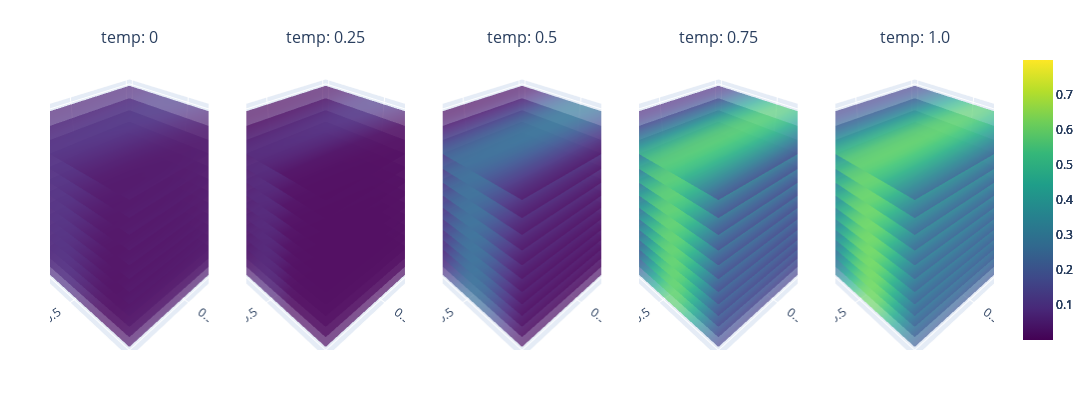

The code cell stored with this chart in its notebook:
### Code cell
random_seed = 0
iterations = 3
# Perform a random search on set_dataA for 5 random samples

iteration = np.arange(1, iterations+1)
batch_size = 15

# Iteration 0: Set up gp with initial data
original_bounds = torch.tensor([[30., 20., 75. , 33.], [600., 170., 100.,100.]], dtype=dtype, device=device)


x_inputs = all_data[['time','temp','sulf','anly'] ]
y_outputs = all_data["yield product"]
yvar_outputs = all_data["var yield"]
# Set the device and dtype
device = torch.device("cuda" if torch.cuda.is_available() else "cpu")
dtype = torch.float32
# Convert to torch tensors
x_all = torch.tensor(x_inputs.to_numpy(), dtype=torch.float32)
nx_all = normalize(x_all,original_bounds)
y_all = torch.tensor(y_outputs.values.reshape(-1, 1), dtype=torch.float32)
yvar_all = torch.tensor(yvar_outputs.values.reshape(-1, 1), dtype=torch.float32)

random.seed(5)
random_indices = random.sample(range(x_all.shape[0]), batch_size)
x_train = x_all[random_indices]
nx_train = normalize(x_train, bounds=original_bounds) # normalized data for training

y_train = y_all[random_indices]
y_train_var = yvar_all[random_indices]



# Remove x_train rows from x_inputs
# Convert x_train to numpy for comparison
x_train_np = x_train.cpu().numpy()
# Find all rows in x_inputs that are not in x_train
mask = ~x_inputs.apply(lambda row: ((x_train_np == row.values).all(axis=1)).any(), axis=1)
x_input_new = x_inputs[mask]
y_output_new = y_outputs[mask]
yvar_output_new = yvar_outputs[mask]
query = PoolObjectives(x_input_new, y_output_new ,yvar_output_new, columns=['time', 'temp', 'sulf', 'anly'])
# Step 1: Initialize your model
gp_model = Models(x_train=nx_train, y_train=y_train, y_train_var=y_train_var, bounds=original_bounds, batch_size=batch_size, objective=query)

# Step 2: Initialize Plotting class
variable_combinations = [('time', 'sulf', 'anly'), ('time', 'anly', 'sulf'), ('sulf', 'anly', 'time')]
plotting = Plotting(gp_model, variable_combinations=variable_combinations)

combination = variable_combinations[0]
minmax = [y_train.min(), y_train.max()]
plotting.sliced_plotting('ModelA',combination, minmax)

### Figure 1 — Plotly figure (JSON) as saved in the notebook; plotly's stock layout.template omitted (floating-point values rounded to 4 significant figures; data arrays with more than 128 entries replaced by an {"elided": "..."} marker saying what was removed)
{"data": [{"cmax": 0.7988, "cmin": 0.0004936, "colorscale": [[0, "#440154"], [0.1111, "#482878"], [0.2222, "#3e4989"], [0.3333, "#31688e"], [0.4444, "#26828e"], [0.5556, "#1f9e89"], [0.6667, "#35b779"], [0.7778, "#6ece58"], [0.8889, "#b5de2b"], [1, "#fde725"]], "opacity": 0.7, "scene": "scene", "showscale": true, "surfacecolor": {"elided": "20x20 float values"}, "type": "surface", "x": {"elided": "20x20 float values"}, "y": {"elided": "20x20 float values"}, "z": {"elided": "20x20 float values"}}, {"cmax": 0.7988, "cmin": 0.0004936, "colorscale": [[0, "#440154"], [0.1111, "#482878"], [0.2222, "#3e4989"], [0.3333, "#31688e"], [0.4444, "#26828e"], [0.5556, "#1f9e89"], [0.6667, "#35b779"], [0.7778, "#6ece58"], [0.8889, "#b5de2b"], [1, "#fde725"]], "opacity": 0.7, "scene": "scene2", "showscale": true, "surfacecolor": {"elided": "20x20 float values"}, "type": "surface", "x": {"elided": "20x20 float values"}, "y": {"elided": "20x20 float values"}, "z": {"elided": "20x20 float values"}}, {"cmax": 0.7988, "cmin": 0.0004936, "colorscale": [[0, "#440154"], [0.1111, "#482878"], [0.2222, "#3e4989"], [0.3333, "#31688e"], [0.4444, "#26828e"], [0.5556, "#1f9e89"], [0.6667, "#35b779"], [0.7778, "#6ece58"], [0.8889, "#b5de2b"], [1, "#fde725"]], "opacity": 0.7, "scene": "scene3", "showscale": true, "surfacecolor": {"elided": "20x20 float values"}, "type": "surface", "x": {"elided": "20x20 float values"}, "y": {"elided": "20x20 float values"}, "z": {"elided": "20x20 float values"}}, {"cmax": 0.7988, "cmin": 0.0004936, "colorscale": [[0, "#440154"], [0.1111, "#482878"], [0.2222, "#3e4989"], [0.3333, "#31688e"], [0.4444, "#26828e"], [0.5556, "#1f9e89"], [0.6667, "#35b779"], [0.7778, "#6ece58"], [0.8889, "#b5de2b"], [1, "#fde725"]], "opacity": 0.7, "scene": "scene4", "showscale": true, "surfacecolor": {"elided": "20x20 float values"}, "type": "surface", "x": {"elided": "20x20 float values"}, "y": {"elided": "20x20 float values"}, "z": {"elided": "20x20 float values"}}, {"cmax": 0.7988, "cmin": 0.0004936, "colorscale": [[0, "#440154"], [0.1111, "#482878"], [0.2222, "#3e4989"], [0.3333, "#31688e"], [0.4444, "#26828e"], [0.5556, "#1f9e89"], [0.6667, "#35b779"], [0.7778, "#6ece58"], [0.8889, "#b5de2b"], [1, "#fde725"]], "opacity": 0.7, "scene": "scene5", "showscale": true, "surfacecolor": {"elided": "20x20 float values"}, "type": "surface", "x": {"elided": "20x20 float values"}, "y": {"elided": "20x20 float values"}, "z": {"elided": "20x20 float values"}}, {"cmax": 0.7988, "cmin": 0.0004936, "colorscale": [[0, "#440154"], [0.1111, "#482878"], [0.2222, "#3e4989"], [0.3333, "#31688e"], [0.4444, "#26828e"], [0.5556, "#1f9e89"], [0.6667, "#35b779"], [0.7778, "#6ece58"], [0.8889, "#b5de2b"], [1, "#fde725"]], "opacity": 0.7, "scene": "scene", "showscale": false, "surfacecolor": {"elided": "20x20 float values"}, "type": "surface", "x": {"elided": "20x20 float values"}, "y": {"elided": "20x20 float values"}, "z": {"elided": "20x20 float values"}}, {"cmax": 0.7988, "cmin": 0.0004936, "colorscale": [[0, "#440154"], [0.1111, "#482878"], [0.2222, "#3e4989"], [0.3333, "#31688e"], [0.4444, "#26828e"], [0.5556, "#1f9e89"], [0.6667, "#35b779"], [0.7778, "#6ece58"], [0.8889, "#b5de2b"], [1, "#fde725"]], "opacity": 0.7, "scene": "scene2", "showscale": false, "surfacecolor": {"elided": "20x20 float values"}, "type": "surface", "x": {"elided": "20x20 float values"}, "y": {"elided": "20x20 float values"}, "z": {"elided": "20x20 float values"}}, {"cmax": 0.7988, "cmin": 0.0004936, "colorscale": [[0, "#440154"], [0.1111, "#482878"], [0.2222, "#3e4989"], [0.3333, "#31688e"], [0.4444, "#26828e"], [0.5556, "#1f9e89"], [0.6667, "#35b779"], [0.7778, "#6ece58"], [0.8889, "#b5de2b"], [1, "#fde725"]], "opacity": 0.7, "scene": "scene3", "showscale": false, "surfacecolor": {"elided": "20x20 float values"}, "type": "surface", "x": {"elided": "20x20 float values"}, "y": {"elided": "20x20 float values"}, "z": {"elided": "20x20 float values"}}, {"cmax": 0.7988, "cmin": 0.0004936, "colorscale": [[0, "#440154"], [0.1111, "#482878"], [0.2222, "#3e4989"], [0.3333, "#31688e"], [0.4444, "#26828e"], [0.5556, "#1f9e89"], [0.6667, "#35b779"], [0.7778, "#6ece58"], [0.8889, "#b5de2b"], [1, "#fde725"]], "opacity": 0.7, "scene": "scene4", "showscale": false, "surfacecolor": {"elided": "20x20 float values"}, "type": "surface", "x": {"elided": "20x20 float values"}, "y": {"elided": "20x20 float values"}, "z": {"elided": "20x20 float values"}}, {"cmax": 0.7988, "cmin": 0.0004936, "colorscale": [[0, "#440154"], [0.1111, "#482878"], [0.2222, "#3e4989"], [0.3333, "#31688e"], [0.4444, "#26828e"], [0.5556, "#1f9e89"], [0.6667, "#35b779"], [0.7778, "#6ece58"], [0.8889, "#b5de2b"], [1, "#fde725"]], "opacity": 0.7, "scene": "scene5", "showscale": false, "surfacecolor": {"elided": "20x20 float values"}, "type": "surface", "x": {"elided": "20x20 float values"}, "y": {"elided": "20x20 float values"}, "z": {"elided": "20x20 float values"}}, {"cmax": 0.7988, "cmin": 0.0004936, "colorscale": [[0, "#440154"], [0.1111, "#482878"], [0.2222, "#3e4989"], [0.3333, "#31688e"], [0.4444, "#26828e"], [0.5556, "#1f9e89"], [0.6667, "#35b779"], [0.7778, "#6ece58"], [0.8889, "#b5de2b"], [1, "#fde725"]], "opacity": 0.7, "scene": "scene", "showscale": false, "surfacecolor": {"elided": "20x20 float values"}, "type": "surface", "x": {"elided": "20x20 float values"}, "y": {"elided": "20x20 float values"}, "z": {"elided": "20x20 float values"}}, {"cmax": 0.7988, "cmin": 0.0004936, "colorscale": [[0, "#440154"], [0.1111, "#482878"], [0.2222, "#3e4989"], [0.3333, "#31688e"], [0.4444, "#26828e"], [0.5556, "#1f9e89"], [0.6667, "#35b779"], [0.7778, "#6ece58"], [0.8889, "#b5de2b"], [1, "#fde725"]], "opacity": 0.7, "scene": "scene2", "showscale": false, "surfacecolor": {"elided": "20x20 float values"}, "type": "surface", "x": {"elided": "20x20 float values"}, "y": {"elided": "20x20 float values"}, "z": {"elided": "20x20 float values"}}, {"cmax": 0.7988, "cmin": 0.0004936, "colorscale": [[0, "#440154"], [0.1111, "#482878"], [0.2222, "#3e4989"], [0.3333, "#31688e"], [0.4444, "#26828e"], [0.5556, "#1f9e89"], [0.6667, "#35b779"], [0.7778, "#6ece58"], [0.8889, "#b5de2b"], [1, "#fde725"]], "opacity": 0.7, "scene": "scene3", "showscale": false, "surfacecolor": {"elided": "20x20 float values"}, "type": "surface", "x": {"elided": "20x20 float values"}, "y": {"elided": "20x20 float values"}, "z": {"elided": "20x20 float values"}}, {"cmax": 0.7988, "cmin": 0.0004936, "colorscale": [[0, "#440154"], [0.1111, "#482878"], [0.2222, "#3e4989"], [0.3333, "#31688e"], [0.4444, "#26828e"], [0.5556, "#1f9e89"], [0.6667, "#35b779"], [0.7778, "#6ece58"], [0.8889, "#b5de2b"], [1, "#fde725"]], "opacity": 0.7, "scene": "scene4", "showscale": false, "surfacecolor": {"elided": "20x20 float values"}, "type": "surface", "x": {"elided": "20x20 float values"}, "y": {"elided": "20x20 float values"}, "z": {"elided": "20x20 float values"}}, {"cmax": 0.7988, "cmin": 0.0004936, "colorscale": [[0, "#440154"], [0.1111, "#482878"], [0.2222, "#3e4989"], [0.3333, "#31688e"], [0.4444, "#26828e"], [0.5556, "#1f9e89"], [0.6667, "#35b779"], [0.7778, "#6ece58"], [0.8889, "#b5de2b"], [1, "#fde725"]], "opacity": 0.7, "scene": "scene5", "showscale": false, "surfacecolor": {"elided": "20x20 float values"}, "type": "surface", "x": {"elided": "20x20 float values"}, "y": {"elided": "20x20 float values"}, "z": {"elided": "20x20 float values"}}, {"cmax": 0.7988, "cmin": 0.0004936, "colorscale": [[0, "#440154"], [0.1111, "#482878"], [0.2222, "#3e4989"], [0.3333, "#31688e"], [0.4444, "#26828e"], [0.5556, "#1f9e89"], [0.6667, "#35b779"], [0.7778, "#6ece58"], [0.8889, "#b5de2b"], [1, "#fde725"]], "opacity": 0.7, "scene": "scene", "showscale": false, "surfacecolor": {"elided": "20x20 float values"}, "type": "surface", "x": {"elided": "20x20 float values"}, "y": {"elided": "20x20 float values"}, "z": {"elided": "20x20 float values"}}, {"cmax": 0.7988, "cmin": 0.0004936, "colorscale": [[0, "#440154"], [0.1111, "#482878"], [0.2222, "#3e4989"], [0.3333, "#31688e"], [0.4444, "#26828e"], [0.5556, "#1f9e89"], [0.6667, "#35b779"], [0.7778, "#6ece58"], [0.8889, "#b5de2b"], [1, "#fde725"]], "opacity": 0.7, "scene": "scene2", "showscale": false, "surfacecolor": {"elided": "20x20 float values"}, "type": "surface", "x": {"elided": "20x20 float values"}, "y": {"elided": "20x20 float values"}, "z": {"elided": "20x20 float values"}}, {"cmax": 0.7988, "cmin": 0.0004936, "colorscale": [[0, "#440154"], [0.1111, "#482878"], [0.2222, "#3e4989"], [0.3333, "#31688e"], [0.4444, "#26828e"], [0.5556, "#1f9e89"], [0.6667, "#35b779"], [0.7778, "#6ece58"], [0.8889, "#b5de2b"], [1, "#fde725"]], "opacity": 0.7, "scene": "scene3", "showscale": false, "surfacecolor": {"elided": "20x20 float values"}, "type": "surface", "x": {"elided": "20x20 float values"}, "y": {"elided": "20x20 float values"}, "z": {"elided": "20x20 float values"}}, {"cmax": 0.7988, "cmin": 0.0004936, "colorscale": [[0, "#440154"], [0.1111, "#482878"], [0.2222, "#3e4989"], [0.3333, "#31688e"], [0.4444, "#26828e"], [0.5556, "#1f9e89"], [0.6667, "#35b779"], [0.7778, "#6ece58"], [0.8889, "#b5de2b"], [1, "#fde725"]], "opacity": 0.7, "scene": "scene4", "showscale": false, "surfacecolor": {"elided": "20x20 float values"}, "type": "surface", "x": {"elided": "20x20 float values"}, "y": {"elided": "20x20 float values"}, "z": {"elided": "20x20 float values"}}, {"cmax": 0.7988, "cmin": 0.0004936, "colorscale": [[0, "#440154"], [0.1111, "#482878"], [0.2222, "#3e4989"], [0.3333, "#31688e"], [0.4444, "#26828e"], [0.5556, "#1f9e89"], [0.6667, "#35b779"], [0.7778, "#6ece58"], [0.8889, "#b5de2b"], [1, "#fde725"]], "opacity": 0.7, "scene": "scene5", "showscale": false, "surfacecolor": {"elided": "20x20 float values"}, "type": "surface", "x": {"elided": "20x20 float values"}, "y": {"elided": "20x20 float values"}, "z": {"elided": "20x20 float values"}}, {"cmax": 0.7988, "cmin": 0.0004936, "colorscale": [[0, "#440154"], [0.1111, "#482878"], [0.2222, "#3e4989"], [0.3333, "#31688e"], [0.4444, "#26828e"], [0.5556, "#1f9e89"], [0.6667, "#35b779"], [0.7778, "#6ece58"], [0.8889, "#b5de2b"], [1, "#fde725"]], "opacity": 0.7, "scene": "scene", "showscale": false, "surfacecolor": {"elided": "20x20 float values"}, "type": "surface", "x": {"elided": "20x20 float values"}, "y": {"elided": "20x20 float values"}, "z": {"elided": "20x20 float values"}}, {"cmax": 0.7988, "cmin": 0.0004936, "colorscale": [[0, "#440154"], [0.1111, "#482878"], [0.2222, "#3e4989"], [0.3333, "#31688e"], [0.4444, "#26828e"], [0.5556, "#1f9e89"], [0.6667, "#35b779"], [0.7778, "#6ece58"], [0.8889, "#b5de2b"], [1, "#fde725"]], "opacity": 0.7, "scene": "scene2", "showscale": false, "surfacecolor": {"elided": "20x20 float values"}, "type": "surface", "x": {"elided": "20x20 float values"}, "y": {"elided": "20x20 float values"}, "z": {"elided": "20x20 float values"}}, {"cmax": 0.7988, "cmin": 0.0004936, "colorscale": [[0, "#440154"], [0.1111, "#482878"], [0.2222, "#3e4989"], [0.3333, "#31688e"], [0.4444, "#26828e"], [0.5556, "#1f9e89"], [0.6667, "#35b779"], [0.7778, "#6ece58"], [0.8889, "#b5de2b"], [1, "#fde725"]], "opacity": 0.7, "scene": "scene3", "showscale": false, "surfacecolor": {"elided": "20x20 float values"}, "type": "surface", "x": {"elided": "20x20 float values"}, "y": {"elided": "20x20 float values"}, "z": {"elided": "20x20 float values"}}, {"cmax": 0.7988, "cmin": 0.0004936, "colorscale": [[0, "#440154"], [0.1111, "#482878"], [0.2222, "#3e4989"], [0.3333, "#31688e"], [0.4444, "#26828e"], [0.5556, "#1f9e89"], [0.6667, "#35b779"], [0.7778, "#6ece58"], [0.8889, "#b5de2b"], [1, "#fde725"]], "opacity": 0.7, "scene": "scene4", "showscale": false, "surfacecolor": {"elided": "20x20 float values"}, "type": "surface", "x": {"elided": "20x20 float values"}, "y": {"elided": "20x20 float values"}, "z": {"elided": "20x20 float values"}}, {"cmax": 0.7988, "cmin": 0.0004936, "colorscale": [[0, "#440154"], [0.1111, "#482878"], [0.2222, "#3e4989"], [0.3333, "#31688e"], [0.4444, "#26828e"], [0.5556, "#1f9e89"], [0.6667, "#35b779"], [0.7778, "#6ece58"], [0.8889, "#b5de2b"], [1, "#fde725"]], "opacity": 0.7, "scene": "scene5", "showscale": false, "surfacecolor": {"elided": "20x20 float values"}, "type": "surface", "x": {"elided": "20x20 float values"}, "y": {"elided": "20x20 float values"}, "z": {"elided": "20x20 float values"}}, {"cmax": 0.7988, "cmin": 0.0004936, "colorscale": [[0, "#440154"], [0.1111, "#482878"], [0.2222, "#3e4989"], [0.3333, "#31688e"], [0.4444, "#26828e"], [0.5556, "#1f9e89"], [0.6667, "#35b779"], [0.7778, "#6ece58"], [0.8889, "#b5de2b"], [1, "#fde725"]], "opacity": 0.7, "scene": "scene", "showscale": false, "surfacecolor": {"elided": "20x20 float values"}, "type": "surface", "x": {"elided": "20x20 float values"}, "y": {"elided": "20x20 float values"}, "z": {"elided": "20x20 float values"}}, {"cmax": 0.7988, "cmin": 0.0004936, "colorscale": [[0, "#440154"], [0.1111, "#482878"], [0.2222, "#3e4989"], [0.3333, "#31688e"], [0.4444, "#26828e"], [0.5556, "#1f9e89"], [0.6667, "#35b779"], [0.7778, "#6ece58"], [0.8889, "#b5de2b"], [1, "#fde725"]], "opacity": 0.7, "scene": "scene2", "showscale": false, "surfacecolor": {"elided": "20x20 float values"}, "type": "surface", "x": {"elided": "20x20 float values"}, "y": {"elided": "20x20 float values"}, "z": {"elided": "20x20 float values"}}, {"cmax": 0.7988, "cmin": 0.0004936, "colorscale": [[0, "#440154"], [0.1111, "#482878"], [0.2222, "#3e4989"], [0.3333, "#31688e"], [0.4444, "#26828e"], [0.5556, "#1f9e89"], [0.6667, "#35b779"], [0.7778, "#6ece58"], [0.8889, "#b5de2b"], [1, "#fde725"]], "opacity": 0.7, "scene": "scene3", "showscale": false, "surfacecolor": {"elided": "20x20 float values"}, "type": "surface", "x": {"elided": "20x20 float values"}, "y": {"elided": "20x20 float values"}, "z": {"elided": "20x20 float values"}}, {"cmax": 0.7988, "cmin": 0.0004936, "colorscale": [[0, "#440154"], [0.1111, "#482878"], [0.2222, "#3e4989"], [0.3333, "#31688e"], [0.4444, "#26828e"], [0.5556, "#1f9e89"], [0.6667, "#35b779"], [0.7778, "#6ece58"], [0.8889, "#b5de2b"], [1, "#fde725"]], "opacity": 0.7, "scene": "scene4", "showscale": false, "surfacecolor": {"elided": "20x20 float values"}, "type": "surface", "x": {"elided": "20x20 float values"}, "y": {"elided": "20x20 float values"}, "z": {"elided": "20x20 float values"}}, {"cmax": 0.7988, "cmin": 0.0004936, "colorscale": [[0, "#440154"], [0.1111, "#482878"], [0.2222, "#3e4989"], [0.3333, "#31688e"], [0.4444, "#26828e"], [0.5556, "#1f9e89"], [0.6667, "#35b779"], [0.7778, "#6ece58"], [0.8889, "#b5de2b"], [1, "#fde725"]], "opacity": 0.7, "scene": "scene5", "showscale": false, "surfacecolor": {"elided": "20x20 float values"}, "type": "surface", "x": {"elided": "20x20 float values"}, "y": {"elided": "20x20 float values"}, "z": {"elided": "20x20 float values"}}, {"cmax": 0.7988, "cmin": 0.0004936, "colorscale": [[0, "#440154"], [0.1111, "#482878"], [0.2222, "#3e4989"], [0.3333, "#31688e"], [0.4444, "#26828e"], [0.5556, "#1f9e89"], [0.6667, "#35b779"], [0.7778, "#6ece58"], [0.8889, "#b5de2b"], [1, "#fde725"]], "opacity": 0.7, "scene": "scene", "showscale": false, "surfacecolor": {"elided": "20x20 float values"}, "type": "surface", "x": {"elided": "20x20 float values"}, "y": {"elided": "20x20 float values"}, "z": {"elided": "20x20 float values"}}, {"cmax": 0.7988, "cmin": 0.0004936, "colorscale": [[0, "#440154"], [0.1111, "#482878"], [0.2222, "#3e4989"], [0.3333, "#31688e"], [0.4444, "#26828e"], [0.5556, "#1f9e89"], [0.6667, "#35b779"], [0.7778, "#6ece58"], [0.8889, "#b5de2b"], [1, "#fde725"]], "opacity": 0.7, "scene": "scene2", "showscale": false, "surfacecolor": {"elided": "20x20 float values"}, "type": "surface", "x": {"elided": "20x20 float values"}, "y": {"elided": "20x20 float values"}, "z": {"elided": "20x20 float values"}}, {"cmax": 0.7988, "cmin": 0.0004936, "colorscale": [[0, "#440154"], [0.1111, "#482878"], [0.2222, "#3e4989"], [0.3333, "#31688e"], [0.4444, "#26828e"], [0.5556, "#1f9e89"], [0.6667, "#35b779"], [0.7778, "#6ece58"], [0.8889, "#b5de2b"], [1, "#fde725"]], "opacity": 0.7, "scene": "scene3", "showscale": false, "surfacecolor": {"elided": "20x20 float values"}, "type": "surface", "x": {"elided": "20x20 float values"}, "y": {"elided": "20x20 float values"}, "z": {"elided": "20x20 float values"}}, {"cmax": 0.7988, "cmin": 0.0004936, "colorscale": [[0, "#440154"], [0.1111, "#482878"], [0.2222, "#3e4989"], [0.3333, "#31688e"], [0.4444, "#26828e"], [0.5556, "#1f9e89"], [0.6667, "#35b779"], [0.7778, "#6ece58"], [0.8889, "#b5de2b"], [1, "#fde725"]], "opacity": 0.7, "scene": "scene4", "showscale": false, "surfacecolor": {"elided": "20x20 float values"}, "type": "surface", "x": {"elided": "20x20 float values"}, "y": {"elided": "20x20 float values"}, "z": {"elided": "20x20 float values"}}, {"cmax": 0.7988, "cmin": 0.0004936, "colorscale": [[0, "#440154"], [0.1111, "#482878"], [0.2222, "#3e4989"], [0.3333, "#31688e"], [0.4444, "#26828e"], [0.5556, "#1f9e89"], [0.6667, "#35b779"], [0.7778, "#6ece58"], [0.8889, "#b5de2b"], [1, "#fde725"]], "opacity": 0.7, "scene": "scene5", "showscale": false, "surfacecolor": {"elided": "20x20 float values"}, "type": "surface", "x": {"elided": "20x20 float values"}, "y": {"elided": "20x20 float values"}, "z": {"elided": "20x20 float values"}}, {"cmax": 0.7988, "cmin": 0.0004936, "colorscale": [[0, "#440154"], [0.1111, "#482878"], [0.2222, "#3e4989"], [0.3333, "#31688e"], [0.4444, "#26828e"], [0.5556, "#1f9e89"], [0.6667, "#35b779"], [0.7778, "#6ece58"], [0.8889, "#b5de2b"], [1, "#fde725"]], "opacity": 0.7, "scene": "scene", "showscale": false, "surfacecolor": {"elided": "20x20 float values"}, "type": "surface", "x": {"elided": "20x20 float values"}, "y": {"elided": "20x20 float values"}, "z": {"elided": "20x20 float values"}}, {"cmax": 0.7988, "cmin": 0.0004936, "colorscale": [[0, "#440154"], [0.1111, "#482878"], [0.2222, "#3e4989"], [0.3333, "#31688e"], [0.4444, "#26828e"], [0.5556, "#1f9e89"], [0.6667, "#35b779"], [0.7778, "#6ece58"], [0.8889, "#b5de2b"], [1, "#fde725"]], "opacity": 0.7, "scene": "scene2", "showscale": false, "surfacecolor": {"elided": "20x20 float values"}, "type": "surface", "x": {"elided": "20x20 float values"}, "y": {"elided": "20x20 float values"}, "z": {"elided": "20x20 float values"}}, {"cmax": 0.7988, "cmin": 0.0004936, "colorscale": [[0, "#440154"], [0.1111, "#482878"], [0.2222, "#3e4989"], [0.3333, "#31688e"], [0.4444, "#26828e"], [0.5556, "#1f9e89"], [0.6667, "#35b779"], [0.7778, "#6ece58"], [0.8889, "#b5de2b"], [1, "#fde725"]], "opacity": 0.7, "scene": "scene3", "showscale": false, "surfacecolor": {"elided": "20x20 float values"}, "type": "surface", "x": {"elided": "20x20 float values"}, "y": {"elided": "20x20 float values"}, "z": {"elided": "20x20 float values"}}, {"cmax": 0.7988, "cmin": 0.0004936, "colorscale": [[0, "#440154"], [0.1111, "#482878"], [0.2222, "#3e4989"], [0.3333, "#31688e"], [0.4444, "#26828e"], [0.5556, "#1f9e89"], [0.6667, "#35b779"], [0.7778, "#6ece58"], [0.8889, "#b5de2b"], [1, "#fde725"]], "opacity": 0.7, "scene": "scene4", "showscale": false, "surfacecolor": {"elided": "20x20 float values"}, "type": "surface", "x": {"elided": "20x20 float values"}, "y": {"elided": "20x20 float values"}, "z": {"elided": "20x20 float values"}}, {"cmax": 0.7988, "cmin": 0.0004936, "colorscale": [[0, "#440154"], [0.1111, "#482878"], [0.2222, "#3e4989"], [0.3333, "#31688e"], [0.4444, "#26828e"], [0.5556, "#1f9e89"], [0.6667, "#35b779"], [0.7778, "#6ece58"], [0.8889, "#b5de2b"], [1, "#fde725"]], "opacity": 0.7, "scene": "scene5", "showscale": false, "surfacecolor": {"elided": "20x20 float values"}, "type": "surface", "x": {"elided": "20x20 float values"}, "y": {"elided": "20x20 float values"}, "z": {"elided": "20x20 float values"}}, {"cmax": 0.7988, "cmin": 0.0004936, "colorscale": [[0, "#440154"], [0.1111, "#482878"], [0.2222, "#3e4989"], [0.3333, "#31688e"], [0.4444, "#26828e"], [0.5556, "#1f9e89"], [0.6667, "#35b779"], [0.7778, "#6ece58"], [0.8889, "#b5de2b"], [1, "#fde725"]], "opacity": 0.7, "scene": "scene", "showscale": false, "surfacecolor": {"elided": "20x20 float values"}, "type": "surface", "x": {"elided": "20x20 float values"}, "y": {"elided": "20x20 float values"}, "z": {"elided": "20x20 float values"}}, {"cmax": 0.7988, "cmin": 0.0004936, "colorscale": [[0, "#440154"], [0.1111, "#482878"], [0.2222, "#3e4989"], [0.3333, "#31688e"], [0.4444, "#26828e"], [0.5556, "#1f9e89"], [0.6667, "#35b779"], [0.7778, "#6ece58"], [0.8889, "#b5de2b"], [1, "#fde725"]], "opacity": 0.7, "scene": "scene2", "showscale": false, "surfacecolor": {"elided": "20x20 float values"}, "type": "surface", "x": {"elided": "20x20 float values"}, "y": {"elided": "20x20 float values"}, "z": {"elided": "20x20 float values"}}, {"cmax": 0.7988, "cmin": 0.0004936, "colorscale": [[0, "#440154"], [0.1111, "#482878"], [0.2222, "#3e4989"], [0.3333, "#31688e"], [0.4444, "#26828e"], [0.5556, "#1f9e89"], [0.6667, "#35b779"], [0.7778, "#6ece58"], [0.8889, "#b5de2b"], [1, "#fde725"]], "opacity": 0.7, "scene": "scene3", "showscale": false, "surfacecolor": {"elided": "20x20 float values"}, "type": "surface", "x": {"elided": "20x20 float values"}, "y": {"elided": "20x20 float values"}, "z": {"elided": "20x20 float values"}}, {"cmax": 0.7988, "cmin": 0.0004936, "colorscale": [[0, "#440154"], [0.1111, "#482878"], [0.2222, "#3e4989"], [0.3333, "#31688e"], [0.4444, "#26828e"], [0.5556, "#1f9e89"], [0.6667, "#35b779"], [0.7778, "#6ece58"], [0.8889, "#b5de2b"], [1, "#fde725"]], "opacity": 0.7, "scene": "scene4", "showscale": false, "surfacecolor": {"elided": "20x20 float values"}, "type": "surface", "x": {"elided": "20x20 float values"}, "y": {"elided": "20x20 float values"}, "z": {"elided": "20x20 float values"}}, {"cmax": 0.7988, "cmin": 0.0004936, "colorscale": [[0, "#440154"], [0.1111, "#482878"], [0.2222, "#3e4989"], [0.3333, "#31688e"], [0.4444, "#26828e"], [0.5556, "#1f9e89"], [0.6667, "#35b779"], [0.7778, "#6ece58"], [0.8889, "#b5de2b"], [1, "#fde725"]], "opacity": 0.7, "scene": "scene5", "showscale": false, "surfacecolor": {"elided": "20x20 float values"}, "type": "surface", "x": {"elided": "20x20 float values"}, "y": {"elided": "20x20 float values"}, "z": {"elided": "20x20 float values"}}, {"cmax": 0.7988, "cmin": 0.0004936, "colorscale": [[0, "#440154"], [0.1111, "#482878"], [0.2222, "#3e4989"], [0.3333, "#31688e"], [0.4444, "#26828e"], [0.5556, "#1f9e89"], [0.6667, "#35b779"], [0.7778, "#6ece58"], [0.8889, "#b5de2b"], [1, "#fde725"]], "opacity": 0.7, "scene": "scene", "showscale": false, "surfacecolor": {"elided": "20x20 float values"}, "type": "surface", "x": {"elided": "20x20 float values"}, "y": {"elided": "20x20 float values"}, "z": {"elided": "20x20 float values"}}, {"cmax": 0.7988, "cmin": 0.0004936, "colorscale": [[0, "#440154"], [0.1111, "#482878"], [0.2222, "#3e4989"], [0.3333, "#31688e"], [0.4444, "#26828e"], [0.5556, "#1f9e89"], [0.6667, "#35b779"], [0.7778, "#6ece58"], [0.8889, "#b5de2b"], [1, "#fde725"]], "opacity": 0.7, "scene": "scene2", "showscale": false, "surfacecolor": {"elided": "20x20 float values"}, "type": "surface", "x": {"elided": "20x20 float values"}, "y": {"elided": "20x20 float values"}, "z": {"elided": "20x20 float values"}}, {"cmax": 0.7988, "cmin": 0.0004936, "colorscale": [[0, "#440154"], [0.1111, "#482878"], [0.2222, "#3e4989"], [0.3333, "#31688e"], [0.4444, "#26828e"], [0.5556, "#1f9e89"], [0.6667, "#35b779"], [0.7778, "#6ece58"], [0.8889, "#b5de2b"], [1, "#fde725"]], "opacity": 0.7, "scene": "scene3", "showscale": false, "surfacecolor": {"elided": "20x20 float values"}, "type": "surface", "x": {"elided": "20x20 float values"}, "y": {"elided": "20x20 float values"}, "z": {"elided": "20x20 float values"}}, {"cmax": 0.7988, "cmin": 0.0004936, "colorscale": [[0, "#440154"], [0.1111, "#482878"], [0.2222, "#3e4989"], [0.3333, "#31688e"], [0.4444, "#26828e"], [0.5556, "#1f9e89"], [0.6667, "#35b779"], [0.7778, "#6ece58"], [0.8889, "#b5de2b"], [1, "#fde725"]], "opacity": 0.7, "scene": "scene4", "showscale": false, "surfacecolor": {"elided": "20x20 float values"}, "type": "surface", "x": {"elided": "20x20 float values"}, "y": {"elided": "20x20 float values"}, "z": {"elided": "20x20 float values"}}, {"cmax": 0.7988, "cmin": 0.0004936, "colorscale": [[0, "#440154"], [0.1111, "#482878"], [0.2222, "#3e4989"], [0.3333, "#31688e"], [0.4444, "#26828e"], [0.5556, "#1f9e89"], [0.6667, "#35b779"], [0.7778, "#6ece58"], [0.8889, "#b5de2b"], [1, "#fde725"]], "opacity": 0.7, "scene": "scene5", "showscale": false, "surfacecolor": {"elided": "20x20 float values"}, "type": "surface", "x": {"elided": "20x20 float values"}, "y": {"elided": "20x20 float values"}, "z": {"elided": "20x20 float values"}}, {"cmax": 0.7988, "cmin": 0.0004936, "colorscale": [[0, "#440154"], [0.1111, "#482878"], [0.2222, "#3e4989"], [0.3333, "#31688e"], [0.4444, "#26828e"], [0.5556, "#1f9e89"], [0.6667, "#35b779"], [0.7778, "#6ece58"], [0.8889, "#b5de2b"], [1, "#fde725"]], "opacity": 0.7, "scene": "scene", "showscale": false, "surfacecolor": {"elided": "20x20 float values"}, "type": "surface", "x": {"elided": "20x20 float values"}, "y": {"elided": "20x20 float values"}, "z": {"elided": "20x20 float values"}}, {"cmax": 0.7988, "cmin": 0.0004936, "colorscale": [[0, "#440154"], [0.1111, "#482878"], [0.2222, "#3e4989"], [0.3333, "#31688e"], [0.4444, "#26828e"], [0.5556, "#1f9e89"], [0.6667, "#35b779"], [0.7778, "#6ece58"], [0.8889, "#b5de2b"], [1, "#fde725"]], "opacity": 0.7, "scene": "scene2", "showscale": false, "surfacecolor": {"elided": "20x20 float values"}, "type": "surface", "x": {"elided": "20x20 float values"}, "y": {"elided": "20x20 float values"}, "z": {"elided": "20x20 float values"}}, {"cmax": 0.7988, "cmin": 0.0004936, "colorscale": [[0, "#440154"], [0.1111, "#482878"], [0.2222, "#3e4989"], [0.3333, "#31688e"], [0.4444, "#26828e"], [0.5556, "#1f9e89"], [0.6667, "#35b779"], [0.7778, "#6ece58"], [0.8889, "#b5de2b"], [1, "#fde725"]], "opacity": 0.7, "scene": "scene3", "showscale": false, "surfacecolor": {"elided": "20x20 float values"}, "type": "surface", "x": {"elided": "20x20 float values"}, "y": {"elided": "20x20 float values"}, "z": {"elided": "20x20 float values"}}, {"cmax": 0.7988, "cmin": 0.0004936, "colorscale": [[0, "#440154"], [0.1111, "#482878"], [0.2222, "#3e4989"], [0.3333, "#31688e"], [0.4444, "#26828e"], [0.5556, "#1f9e89"], [0.6667, "#35b779"], [0.7778, "#6ece58"], [0.8889, "#b5de2b"], [1, "#fde725"]], "opacity": 0.7, "scene": "scene4", "showscale": false, "surfacecolor": {"elided": "20x20 float values"}, "type": "surface", "x": {"elided": "20x20 float values"}, "y": {"elided": "20x20 float values"}, "z": {"elided": "20x20 float values"}}, {"cmax": 0.7988, "cmin": 0.0004936, "colorscale": [[0, "#440154"], [0.1111, "#482878"], [0.2222, "#3e4989"], [0.3333, "#31688e"], [0.4444, "#26828e"], [0.5556, "#1f9e89"], [0.6667, "#35b779"], [0.7778, "#6ece58"], [0.8889, "#b5de2b"], [1, "#fde725"]], "opacity": 0.7, "scene": "scene5", "showscale": false, "surfacecolor": {"elided": "20x20 float values"}, "type": "surface", "x": {"elided": "20x20 float values"}, "y": {"elided": "20x20 float values"}, "z": {"elided": "20x20 float values"}}, {"cmax": 0.7988, "cmin": 0.0004936, "colorscale": [[0, "#440154"], [0.1111, "#482878"], [0.2222, "#3e4989"], [0.3333, "#31688e"], [0.4444, "#26828e"], [0.5556, "#1f9e89"], [0.6667, "#35b779"], [0.7778, "#6ece58"], [0.8889, "#b5de2b"], [1, "#fde725"]], "opacity": 0.7, "scene": "scene", "showscale": false, "surfacecolor": {"elided": "20x20 float values"}, "type": "surface", "x": {"elided": "20x20 float values"}, "y": {"elided": "20x20 float values"}, "z": {"elided": "20x20 float values"}}, {"cmax": 0.7988, "cmin": 0.0004936, "colorscale": [[0, "#440154"], [0.1111, "#482878"], [0.2222, "#3e4989"], [0.3333, "#31688e"], [0.4444, "#26828e"], [0.5556, "#1f9e89"], [0.6667, "#35b779"], [0.7778, "#6ece58"], [0.8889, "#b5de2b"], [1, "#fde725"]], "opacity": 0.7, "scene": "scene2", "showscale": false, "surfacecolor": {"elided": "20x20 float values"}, "type": "surface", "x": {"elided": "20x20 float values"}, "y": {"elided": "20x20 float values"}, "z": {"elided": "20x20 float values"}}, {"cmax": 0.7988, "cmin": 0.0004936, "colorscale": [[0, "#440154"], [0.1111, "#482878"], [0.2222, "#3e4989"], [0.3333, "#31688e"], [0.4444, "#26828e"], [0.5556, "#1f9e89"], [0.6667, "#35b779"], [0.7778, "#6ece58"], [0.8889, "#b5de2b"], [1, "#fde725"]], "opacity": 0.7, "scene": "scene3", "showscale": false, "surfacecolor": {"elided": "20x20 float values"}, "type": "surface", "x": {"elided": "20x20 float values"}, "y": {"elided": "20x20 float values"}, "z": {"elided": "20x20 float values"}}, {"cmax": 0.7988, "cmin": 0.0004936, "colorscale": [[0, "#440154"], [0.1111, "#482878"], [0.2222, "#3e4989"], [0.3333, "#31688e"], [0.4444, "#26828e"], [0.5556, "#1f9e89"], [0.6667, "#35b779"], [0.7778, "#6ece58"], [0.8889, "#b5de2b"], [1, "#fde725"]], "opacity": 0.7, "scene": "scene4", "showscale": false, "surfacecolor": {"elided": "20x20 float values"}, "type": "surface", "x": {"elided": "20x20 float values"}, "y": {"elided": "20x20 float values"}, "z": {"elided": "20x20 float values"}}, {"cmax": 0.7988, "cmin": 0.0004936, "colorscale": [[0, "#440154"], [0.1111, "#482878"], [0.2222, "#3e4989"], [0.3333, "#31688e"], [0.4444, "#26828e"], [0.5556, "#1f9e89"], [0.6667, "#35b779"], [0.7778, "#6ece58"], [0.8889, "#b5de2b"], [1, "#fde725"]], "opacity": 0.7, "scene": "scene5", "showscale": false, "surfacecolor": {"elided": "20x20 float values"}, "type": "surface", "x": {"elided": "20x20 float values"}, "y": {"elided": "20x20 float values"}, "z": {"elided": "20x20 float values"}}], "layout": {"annotations": [{"font": {"size": 16}, "showarrow": false, "text": "temp: 0", "x": 0.084, "xanchor": "center", "xref": "paper", "y": 1, "yanchor": "bottom", "yref": "paper"}, {"font": {"size": 16}, "showarrow": false, "text": "temp: 0.25", "x": 0.292, "xanchor": "center", "xref": "paper", "y": 1, "yanchor": "bottom", "yref": "paper"}, {"font": {"size": 16}, "showarrow": false, "text": "temp: 0.5", "x": 0.5, "xanchor": "center", "xref": "paper", "y": 1, "yanchor": "bottom", "yref": "paper"}, {"font": {"size": 16}, "showarrow": false, "text": "temp: 0.75", "x": 0.708, "xanchor": "center", "xref": "paper", "y": 1, "yanchor": "bottom", "yref": "paper"}, {"font": {"size": 16}, "showarrow": false, "text": "temp: 1.0", "x": 0.916, "xanchor": "center", "xref": "paper", "y": 1, "yanchor": "bottom", "yref": "paper"}], "height": 400, "margin": {"b": 50, "l": 50, "r": 50, "t": 50}, "scene": {"domain": {"x": [0, 0.168], "y": [0, 1]}, "xaxis": {"title": {"text": "time"}}, "yaxis": {"title": {"text": "sulf"}}, "zaxis": {"title": {"text": "anly"}}}, "scene2": {"domain": {"x": [0.208, 0.376], "y": [0, 1]}, "xaxis": {"title": {"text": "time"}}, "yaxis": {"title": {"text": "sulf"}}, "zaxis": {"title": {"text": "anly"}}}, "scene3": {"domain": {"x": [0.416, 0.584], "y": [0, 1]}, "xaxis": {"title": {"text": "time"}}, "yaxis": {"title": {"text": "sulf"}}, "zaxis": {"title": {"text": "anly"}}}, "scene4": {"domain": {"x": [0.624, 0.792], "y": [0, 1]}, "xaxis": {"title": {"text": "time"}}, "yaxis": {"title": {"text": "sulf"}}, "zaxis": {"title": {"text": "anly"}}}, "scene5": {"domain": {"x": [0.832, 1], "y": [0, 1]}, "xaxis": {"title": {"text": "time"}}, "yaxis": {"title": {"text": "sulf"}}, "zaxis": {"title": {"text": "anly"}}}, "width": 1300}}
